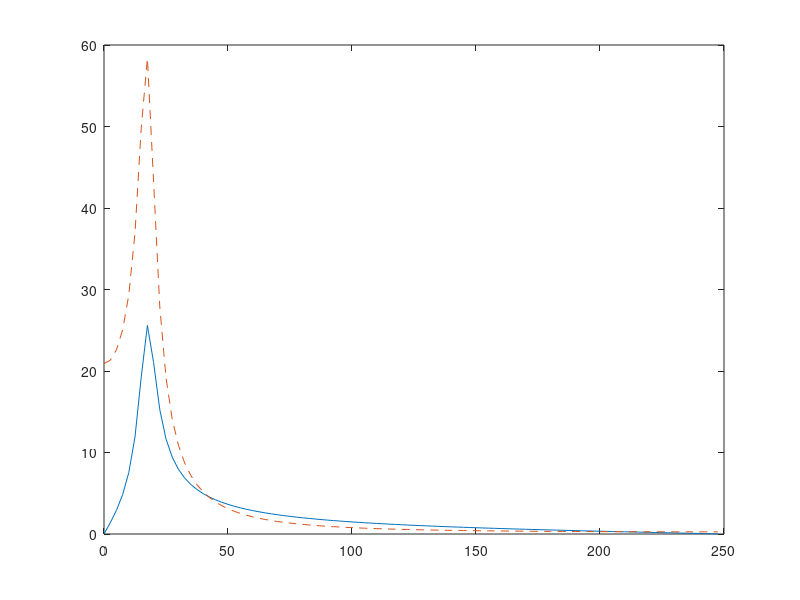

This chart was generated by the following MATLAB code:
close all
f = linspace(0,250,101);
f = f(1:100);

H = (1-exp(-4*j*pi.*f/500))./(1- 1.875*exp(-2*j*pi.*f/500) +0.9219*exp(-4*j*pi.*f/500))
H2 = (1)./(1- 1.874*exp(-2*j*pi.*f/500) +0.9218*exp(-4*j*pi.*f/500))

plot(f,abs(H))
hold on
plot(f,abs(H2),'--')

A = [(f/250)' 1/25*abs(H)'];
save('-ascii','module_passebande1.txt','A')
